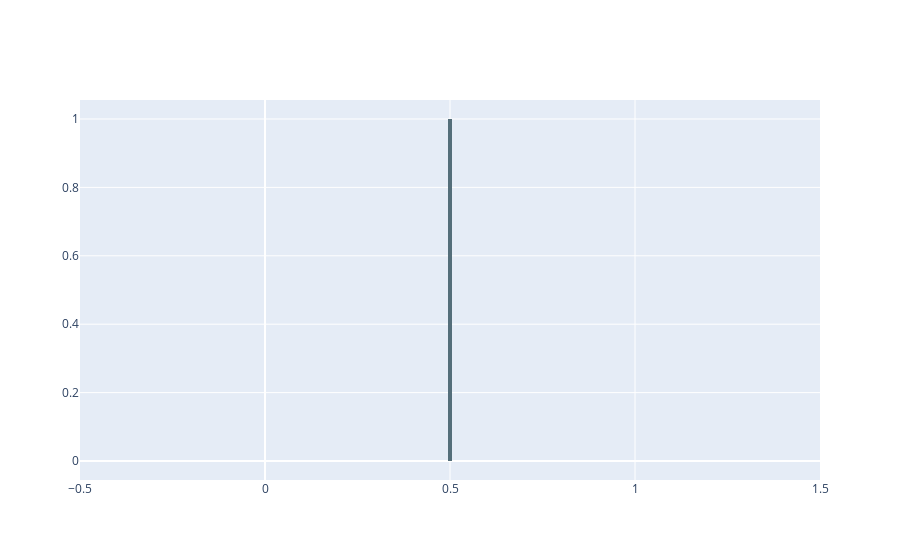

The code cell stored with this chart in its notebook:
### Code cell
# DETAILED hover text (shows ONLY on hover)
def create_hover_text(row):
    return (f"<b>{row['title']}</b><br>"
            f"<b>Period:</b> {row['period']}<br>"
            f"<b>Category:</b> {row['category']}<br><br>"
            f"<b>Evidence:</b><br>{row['evidence']}<br><br>"
            f"<b>Description:</b><br>{row['desc']}<br><br>"
            f"<b>References:</b> {row['refs']}")

df["hover_text"] = df.apply(create_hover_text, axis=1)
df["display_text"] = df.apply(lambda r: f"<b>{r['title']}</b><br>{r['period']}", axis=1)

# Build figure
fig = go.Figure()

# 1. Central timeline spine
fig.add_trace(go.Scatter(
    x=[0.5, 0.5], y=[0, 1],
    mode='lines',
    line=dict(color='#546e7a', width=4),
    hoverinfo='skip',
    showlegend=False
))

### Figure 1 — Plotly figure (JSON) as saved in the notebook; plotly's stock layout.template omitted (floating-point values rounded to 4 significant figures)
{"data": [{"hoverinfo": "skip", "line": {"color": "#546e7a", "width": 4}, "mode": "lines", "showlegend": false, "type": "scatter", "x": [0.5, 0.5], "y": [0, 1]}], "layout": {}}
